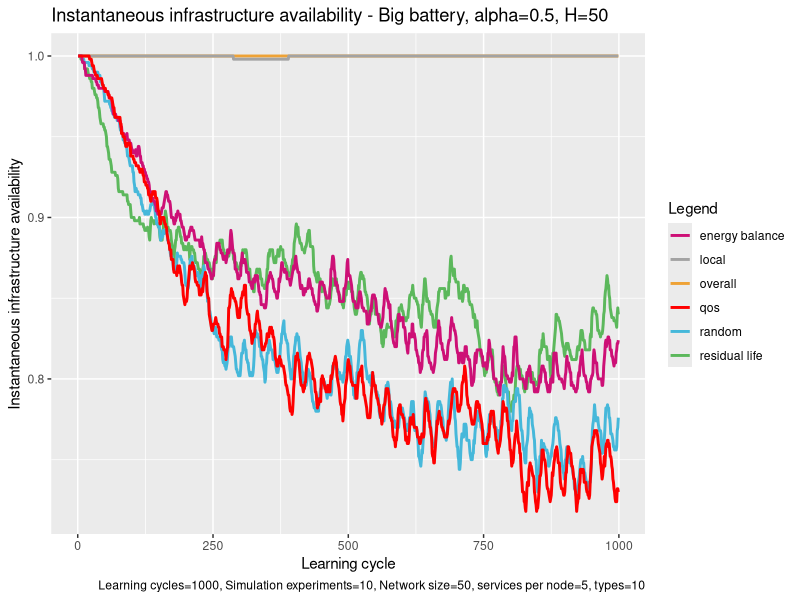

Write the R code that produced this figure.
# execute all lines: ctrl + shift + enter

library(ggplot2)

# set working directory here
setwd(dirname(rstudioapi::getSourceEditorContext()$path))

overall <- read.table("exp_assembly_overall_energy_template.txt", 
                      header = F,
                      sep = " ",
                      col.names= c("overallx", "overally")
)

random <- read.table("exp_assembly_random.txt", 
                     header = F,
                     sep = " ",
                     col.names= c("randomx", "randomy")
)

res <- read.table("exp_assembly_residual_life_template.txt", 
                  header = F,
                  sep = " ",
                  col.names= c("resx","resy")
)

local <- read.table("exp_assembly_local_energy_template.txt", 
                    header = F,
                    sep = " ",
                    col.names= c("locx","locy")
)

learning <- read.table("exp_assembly_fair_energyBP.txt", 
                          header = F,
                          sep = " ",
                          col.names= c("enx","eny")
)

qos <- read.table("exp_assembly_QoS.txt", 
                       header = F,
                       sep = " ",
                       col.names= c("qosx","qosy")
)


overall_x <- overall$overallx
overall_y <- overall$overally

random_y <- random$randomy
res_y <- res$resy
local_y <- local$locy
energyAware_y <- learning$eny
qos_y <- qos$qosy

head(overall)

colors <- c("overall" = "#EEA236", "residual life" = "#5CB85C", "random" = "#46B8DA", "local"="gray64", "energy balance"="deeppink3", "qos"="#FF0000")

ggplot(data=local, aes(x=overall_x, col = group)) + 
  
  geom_line(aes(y = overall_y, color = "overall"), size = 1) +
  geom_line(aes(y = res_y, color = "residual life"), size = 1) +
  geom_line(aes(y = random_y, color = "random"), size = 1) +
  geom_line(aes(y = local_y, color = "local"), size = 1) +
  geom_line(aes(y = energyAware_y, color = "energy balance"), size = 1) +
  geom_line(aes(y = qos_y, color = "qos"), size = 1) +
  
  labs(x = "Learning cycle",
       y = "Instantaneous infrastructure availability",
       color = "Legend",
       title = "Instantaneous infrastructure availability - Big battery, alpha=0.5, H=50", 
       caption = "Learning cycles=1000, Simulation experiments=10, Network size=50, services per node=5, types=10") +
  
  scale_color_manual(values = colors)
